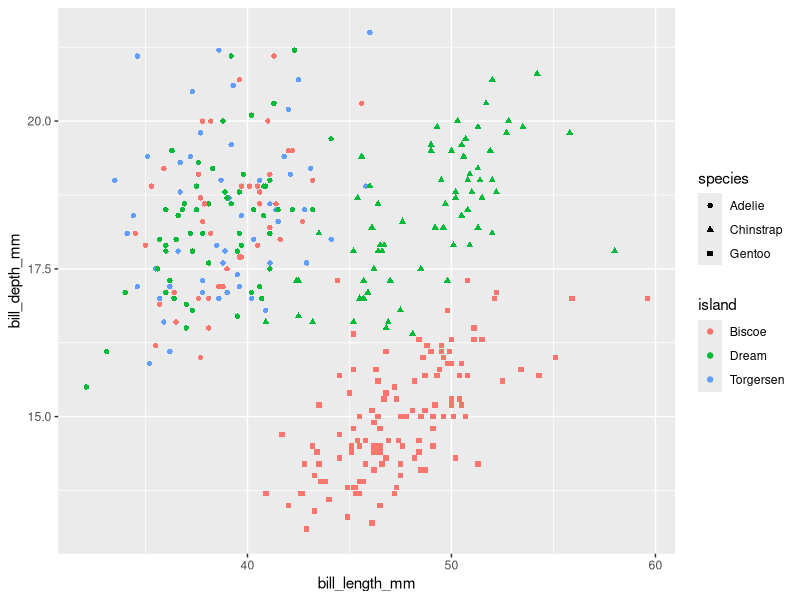
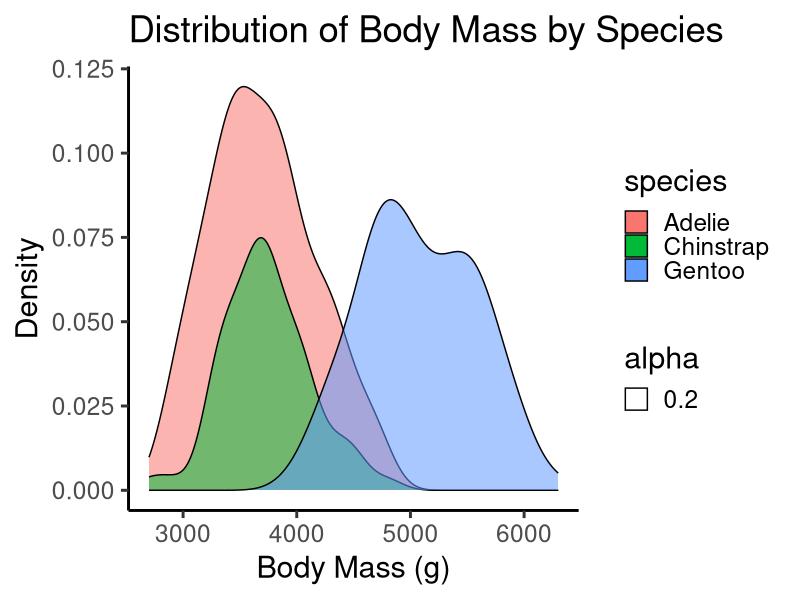
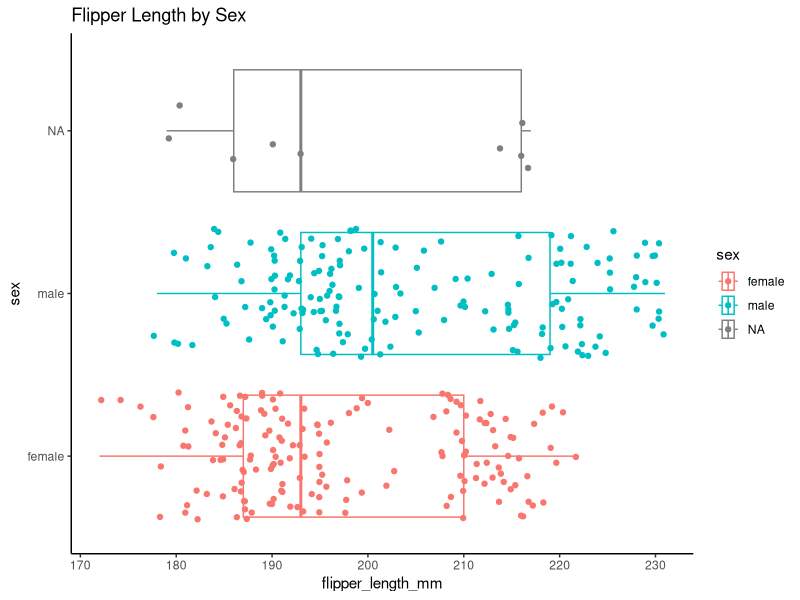
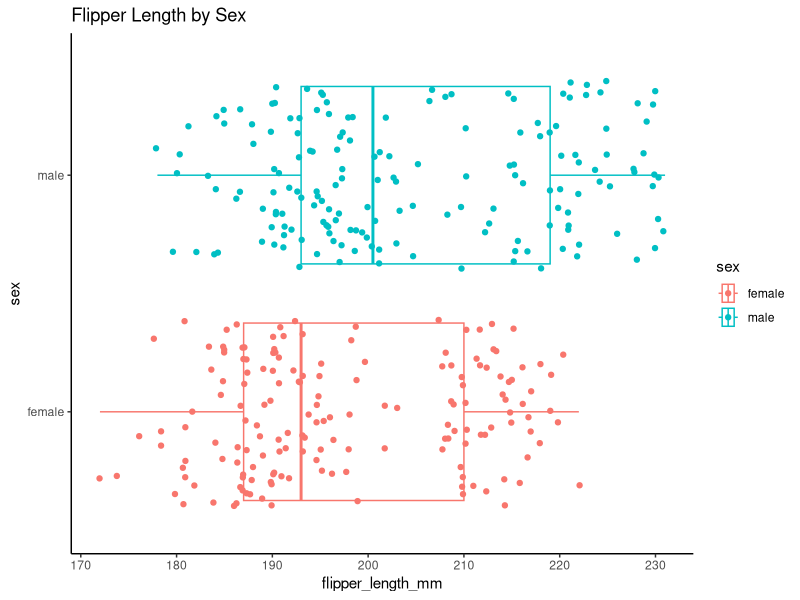

Write the R code that produced these figures, in order.
## ---- chunk 1
penguins <- read.csv("penguins.csv", row.names = 1, header = TRUE)

head(penguins)
## ---- chunk 2
#1. Load in your data and save as a variable. Determine based on YOUR data if you should include headers and row numbers.

#2. How many rows of data to you have?

#3. How many columns of data do you have?

#4. What data types are each of your columns?

#5. What is the mean of your first numeric column?

## ---- chunk 3
unique(penguins$species)
table(penguins$island)

#when using sum() or mean(), set na.rm = TRUE
## ---- chunk 4
# 1. Which species of penguin has the largest average bill length? Which species has the smallest bill depth?
  



## ---- chunk 5
# 2. Make a new data frame including the smallest 10% of flipper lengths and count how many penguins of each species are represented.




## ---- chunk 6
# 3. Is the sampling between islands consistent? How many penguins of each species were sampled from each island?




## ---- chunk 7
# 4. Was the sampling by sex equal each year? How many of the penguins were female each year compared to males?




## ---- chunk 8
#install.packages(ggplot2)
library(ggplot2)

## ---- chunk 9
ggplot(data = penguins, aes(x = bill_length_mm, 
                            y = bill_depth_mm, 
                            color = island, 
                            shape = species)) + geom_point()

## ---- chunk 10
ggplot(penguins, aes(body_mass_g, 
                     y=..count.., 
                     fill = species, 
                     alpha = 0.2)) + 
  geom_density() + 
  ggtitle("Distribution of Body Mass by Species") + 
  xlab("Body Mass (g)") + ylab("Density") +
  theme_classic(base_size = 22)

## ---- chunk 11
ggplot(penguins, 
       aes(x = flipper_length_mm, group = sex, y = sex, color = sex)) + 
  geom_boxplot() + 
  geom_jitter() + 
  ggtitle("Flipper Length by Sex") + 
  theme_classic()
## ---- chunk 12

ggplot(data=subset(penguins, !is.na(sex)), 
       aes(x = flipper_length_mm, group = sex, y = sex, color = sex, na.rm = TRUE)) + 
  geom_boxplot(na.rm = TRUE) + 
  geom_jitter(na.rm = TRUE) + 
  ggtitle("Flipper Length by Sex") + 
  theme_classic()

## ---- chunk 13
# Try making a scatter plot of two numeric variables from penguins and coloring by a categorical variable.

# What does this show you?

## ---- chunk 14
#1. Check to make sure that your data from before is loaded in as a single csv which contains rows and columns that can be used for analysis

#2. Reformat your data to long form (ie, one row for every observation, columns for every characteristic)

#3. Choose ONE ggplot item to plot:


## ---- chunk 15
myfunction <- function(x){x+2}
## ---- chunk 16
myfunction(12)
## ---- chunk 17
a <- "You're doing great!"
b <- "Research is hard, but perserverence is the key to success"
c <- "I'm glad to see you here today"

compliments <- c(a,b,c)

## ---- chunk 18
sample(compliments, 1)
## ---- chunk 19
complimentme <- function(){
  a <- "You're doing great!"
  b <- "You are doing awesome science"
  c <- "I'm glad to see you here today"

  compliments <- c(a,b,c)
  return(sample(compliments, 1))
}
## ---- chunk 20
complimentme()
## ---- chunk 21
# Change the complimentme() function to return a user-defined number of compliments




